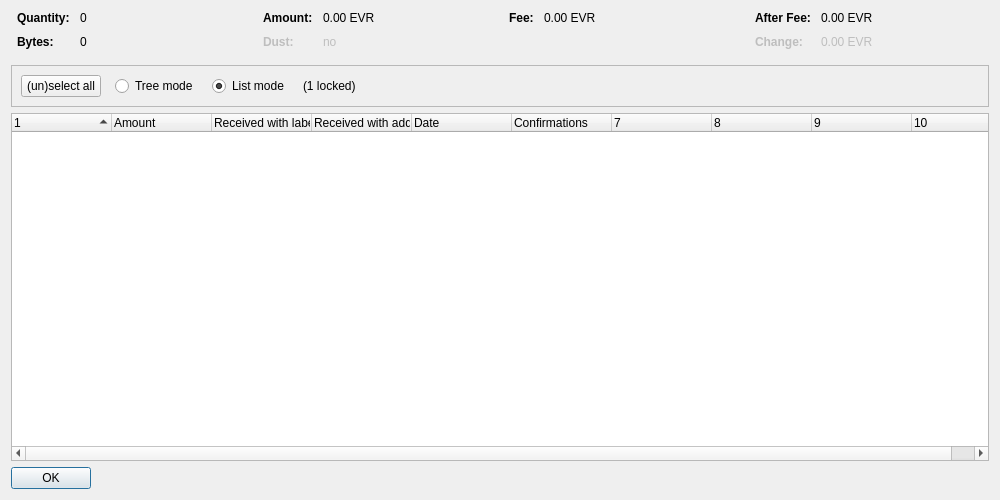
<?xml version="1.0" encoding="UTF-8"?>
<ui version="4.0">
 <class>CoinControlDialog</class>
 <widget class="QDialog" name="CoinControlDialog">
  <property name="geometry">
   <rect>
    <x>0</x>
    <y>0</y>
    <width>1000</width>
    <height>500</height>
   </rect>
  </property>
  <property name="windowTitle">
   <string>Coin Selection</string>
  </property>
  <layout class="QVBoxLayout" name="verticalLayout">
   <item>
    <layout class="QHBoxLayout" name="horizontalLayoutTop" stretch="0,0,0,0">
     <property name="topMargin">
      <number>0</number>
     </property>
     <property name="bottomMargin">
      <number>10</number>
     </property>
     <item>
      <layout class="QFormLayout" name="formLayoutCoinControl1">
       <property name="horizontalSpacing">
        <number>10</number>
       </property>
       <property name="verticalSpacing">
        <number>10</number>
       </property>
       <property name="leftMargin">
        <number>6</number>
       </property>
       <property name="rightMargin">
        <number>6</number>
       </property>
       <item row="0" column="0">
        <widget class="QLabel" name="labelCoinControlQuantityText">
         <property name="font">
          <font>
           <weight>75</weight>
           <bold>true</bold>
          </font>
         </property>
         <property name="text">
          <string>Quantity:</string>
         </property>
        </widget>
       </item>
       <item row="0" column="1">
        <widget class="QLabel" name="labelCoinControlQuantity">
         <property name="cursor">
          <cursorShape>IBeamCursor</cursorShape>
         </property>
         <property name="contextMenuPolicy">
          <enum>Qt::ActionsContextMenu</enum>
         </property>
         <property name="text">
          <string notr="true">0</string>
         </property>
         <property name="textInteractionFlags">
          <set>Qt::LinksAccessibleByMouse|Qt::TextSelectableByKeyboard|Qt::TextSelectableByMouse</set>
         </property>
        </widget>
       </item>
       <item row="1" column="0">
        <widget class="QLabel" name="labelCoinControlBytesText">
         <property name="font">
          <font>
           <weight>75</weight>
           <bold>true</bold>
          </font>
         </property>
         <property name="text">
          <string>Bytes:</string>
         </property>
        </widget>
       </item>
       <item row="1" column="1">
        <widget class="QLabel" name="labelCoinControlBytes">
         <property name="cursor">
          <cursorShape>IBeamCursor</cursorShape>
         </property>
         <property name="contextMenuPolicy">
          <enum>Qt::ActionsContextMenu</enum>
         </property>
         <property name="text">
          <string notr="true">0</string>
         </property>
         <property name="textInteractionFlags">
          <set>Qt::LinksAccessibleByMouse|Qt::TextSelectableByKeyboard|Qt::TextSelectableByMouse</set>
         </property>
        </widget>
       </item>
      </layout>
     </item>
     <item>
      <layout class="QFormLayout" name="formLayoutCoinControl2">
       <property name="horizontalSpacing">
        <number>10</number>
       </property>
       <property name="verticalSpacing">
        <number>10</number>
       </property>
       <property name="leftMargin">
        <number>6</number>
       </property>
       <property name="rightMargin">
        <number>6</number>
       </property>
       <item row="0" column="0">
        <widget class="QLabel" name="labelCoinControlAmountText">
         <property name="font">
          <font>
           <weight>75</weight>
           <bold>true</bold>
          </font>
         </property>
         <property name="text">
          <string>Amount:</string>
         </property>
        </widget>
       </item>
       <item row="0" column="1">
        <widget class="QLabel" name="labelCoinControlAmount">
         <property name="cursor">
          <cursorShape>IBeamCursor</cursorShape>
         </property>
         <property name="contextMenuPolicy">
          <enum>Qt::ActionsContextMenu</enum>
         </property>
         <property name="text">
          <string notr="true">0.00 EVR</string>
         </property>
         <property name="textInteractionFlags">
          <set>Qt::LinksAccessibleByMouse|Qt::TextSelectableByKeyboard|Qt::TextSelectableByMouse</set>
         </property>
        </widget>
       </item>
       <item row="1" column="0">
        <widget class="QLabel" name="labelCoinControlLowOutputText">
         <property name="enabled">
          <bool>false</bool>
         </property>
         <property name="font">
          <font>
           <weight>75</weight>
           <bold>true</bold>
          </font>
         </property>
         <property name="text">
          <string>Dust:</string>
         </property>
        </widget>
       </item>
       <item row="1" column="1">
        <widget class="QLabel" name="labelCoinControlLowOutput">
         <property name="enabled">
          <bool>false</bool>
         </property>
         <property name="cursor">
          <cursorShape>IBeamCursor</cursorShape>
         </property>
         <property name="contextMenuPolicy">
          <enum>Qt::ActionsContextMenu</enum>
         </property>
         <property name="text">
          <string notr="true">no</string>
         </property>
         <property name="textInteractionFlags">
          <set>Qt::LinksAccessibleByMouse|Qt::TextSelectableByKeyboard|Qt::TextSelectableByMouse</set>
         </property>
        </widget>
       </item>
      </layout>
     </item>
     <item>
      <layout class="QFormLayout" name="formLayoutCoinControl3">
       <property name="horizontalSpacing">
        <number>10</number>
       </property>
       <property name="verticalSpacing">
        <number>10</number>
       </property>
       <property name="leftMargin">
        <number>6</number>
       </property>
       <property name="rightMargin">
        <number>6</number>
       </property>
       <item row="0" column="0">
        <widget class="QLabel" name="labelCoinControlFeeText">
         <property name="font">
          <font>
           <weight>75</weight>
           <bold>true</bold>
          </font>
         </property>
         <property name="text">
          <string>Fee:</string>
         </property>
        </widget>
       </item>
       <item row="0" column="1">
        <widget class="QLabel" name="labelCoinControlFee">
         <property name="cursor">
          <cursorShape>IBeamCursor</cursorShape>
         </property>
         <property name="contextMenuPolicy">
          <enum>Qt::ActionsContextMenu</enum>
         </property>
         <property name="text">
          <string notr="true">0.00 EVR</string>
         </property>
         <property name="textInteractionFlags">
          <set>Qt::LinksAccessibleByMouse|Qt::TextSelectableByKeyboard|Qt::TextSelectableByMouse</set>
         </property>
        </widget>
       </item>
      </layout>
     </item>
     <item>
      <layout class="QFormLayout" name="formLayoutCoinControl4">
       <property name="horizontalSpacing">
        <number>10</number>
       </property>
       <property name="verticalSpacing">
        <number>10</number>
       </property>
       <property name="leftMargin">
        <number>6</number>
       </property>
       <property name="rightMargin">
        <number>6</number>
       </property>
       <item row="0" column="0">
        <widget class="QLabel" name="labelCoinControlAfterFeeText">
         <property name="font">
          <font>
           <weight>75</weight>
           <bold>true</bold>
          </font>
         </property>
         <property name="text">
          <string>After Fee:</string>
         </property>
        </widget>
       </item>
       <item row="0" column="1">
        <widget class="QLabel" name="labelCoinControlAfterFee">
         <property name="cursor">
          <cursorShape>IBeamCursor</cursorShape>
         </property>
         <property name="contextMenuPolicy">
          <enum>Qt::ActionsContextMenu</enum>
         </property>
         <property name="text">
          <string notr="true">0.00 EVR</string>
         </property>
         <property name="textInteractionFlags">
          <set>Qt::LinksAccessibleByMouse|Qt::TextSelectableByKeyboard|Qt::TextSelectableByMouse</set>
         </property>
        </widget>
       </item>
       <item row="1" column="0">
        <widget class="QLabel" name="labelCoinControlChangeText">
         <property name="enabled">
          <bool>false</bool>
         </property>
         <property name="font">
          <font>
           <weight>75</weight>
           <bold>true</bold>
          </font>
         </property>
         <property name="text">
          <string>Change:</string>
         </property>
        </widget>
       </item>
       <item row="1" column="1">
        <widget class="QLabel" name="labelCoinControlChange">
         <property name="enabled">
          <bool>false</bool>
         </property>
         <property name="cursor">
          <cursorShape>IBeamCursor</cursorShape>
         </property>
         <property name="contextMenuPolicy">
          <enum>Qt::ActionsContextMenu</enum>
         </property>
         <property name="text">
          <string notr="true">0.00 EVR</string>
         </property>
         <property name="textInteractionFlags">
          <set>Qt::LinksAccessibleByMouse|Qt::TextSelectableByKeyboard|Qt::TextSelectableByMouse</set>
         </property>
        </widget>
       </item>
      </layout>
     </item>
    </layout>
   </item>
   <item>
    <widget class="QFrame" name="frame">
     <property name="minimumSize">
      <size>
       <width>0</width>
       <height>40</height>
      </size>
     </property>
     <property name="frameShape">
      <enum>QFrame::StyledPanel</enum>
     </property>
     <property name="frameShadow">
      <enum>QFrame::Sunken</enum>
     </property>
     <layout class="QHBoxLayout" name="horizontalLayout">
      <item>
       <layout class="QHBoxLayout" name="horizontalLayoutPanel" stretch="0,0,0,0,0">
        <property name="spacing">
         <number>14</number>
        </property>
        <item>
         <widget class="QPushButton" name="pushButtonSelectAll">
          <property name="sizePolicy">
           <sizepolicy hsizetype="Maximum" vsizetype="Fixed">
            <horstretch>0</horstretch>
            <verstretch>0</verstretch>
           </sizepolicy>
          </property>
          <property name="text">
           <string>(un)select all</string>
          </property>
          <property name="autoDefault">
           <bool>false</bool>
          </property>
         </widget>
        </item>
        <item>
         <widget class="QRadioButton" name="radioTreeMode">
          <property name="sizePolicy">
           <sizepolicy hsizetype="Maximum" vsizetype="Fixed">
            <horstretch>0</horstretch>
            <verstretch>0</verstretch>
           </sizepolicy>
          </property>
          <property name="text">
           <string>Tree mode</string>
          </property>
         </widget>
        </item>
        <item>
         <widget class="QRadioButton" name="radioListMode">
          <property name="sizePolicy">
           <sizepolicy hsizetype="Maximum" vsizetype="Fixed">
            <horstretch>0</horstretch>
            <verstretch>0</verstretch>
           </sizepolicy>
          </property>
          <property name="text">
           <string>List mode</string>
          </property>
          <property name="checked">
           <bool>true</bool>
          </property>
         </widget>
        </item>
        <item>
         <widget class="QLabel" name="labelLocked">
          <property name="text">
           <string notr="true">(1 locked)</string>
          </property>
         </widget>
        </item>
        <item>
         <spacer name="horizontalSpacer">
          <property name="orientation">
           <enum>Qt::Horizontal</enum>
          </property>
          <property name="sizeHint" stdset="0">
           <size>
            <width>40</width>
            <height>20</height>
           </size>
          </property>
         </spacer>
        </item>
       </layout>
      </item>
     </layout>
    </widget>
   </item>
   <item>
    <widget class="CoinControlTreeWidget" name="treeWidget">
     <property name="contextMenuPolicy">
      <enum>Qt::CustomContextMenu</enum>
     </property>
     <property name="sortingEnabled">
      <bool>false</bool>
     </property>
     <property name="columnCount">
      <number>10</number>
     </property>
     <attribute name="headerShowSortIndicator" stdset="0">
      <bool>true</bool>
     </attribute>
     <attribute name="headerStretchLastSection">
      <bool>false</bool>
     </attribute>
     <column>
      <property name="text">
       <string/>
      </property>
     </column>
     <column>
      <property name="text">
       <string>Amount</string>
      </property>
     </column>
     <column>
      <property name="text">
       <string>Received with label</string>
      </property>
     </column>
     <column>
      <property name="text">
       <string>Received with address</string>
      </property>
     </column>
     <column>
      <property name="text">
       <string>Date</string>
      </property>
     </column>
     <column>
      <property name="text">
       <string>Confirmations</string>
      </property>
      <property name="toolTip">
       <string>Confirmed</string>
      </property>
     </column>
     <column>
      <property name="text">
       <string/>
      </property>
     </column>
     <column>
      <property name="text">
       <string/>
      </property>
     </column>
     <column>
      <property name="text">
       <string/>
      </property>
     </column>
     <column>
      <property name="text">
       <string/>
      </property>
     </column>
    </widget>
   </item>
   <item>
    <widget class="QDialogButtonBox" name="buttonBox">
     <property name="sizePolicy">
      <sizepolicy hsizetype="Maximum" vsizetype="Fixed">
       <horstretch>0</horstretch>
       <verstretch>0</verstretch>
      </sizepolicy>
     </property>
     <property name="orientation">
      <enum>Qt::Horizontal</enum>
     </property>
     <property name="standardButtons">
      <set>QDialogButtonBox::Ok</set>
     </property>
    </widget>
   </item>
  </layout>
 </widget>
 <customwidgets>
  <customwidget>
   <class>CoinControlTreeWidget</class>
   <extends>QTreeWidget</extends>
   <header>coincontroltreewidget.h</header>
  </customwidget>
 </customwidgets>
 <resources/>
 <connections/>
</ui>
